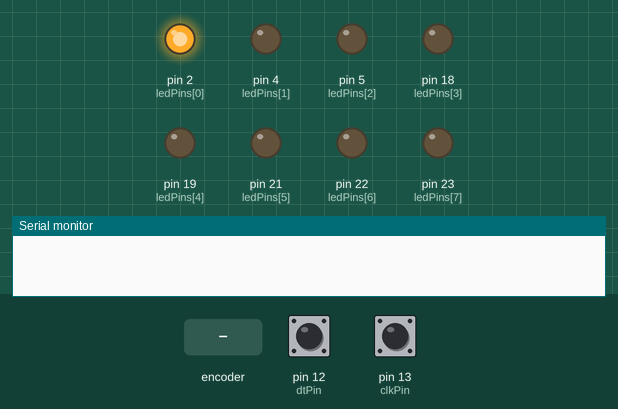
Recording of a sketch running on a simulated Arduino Mega 2560, built with avr-gcc and run on an emulated ATmega2560. On the bench: output pins drawn as LEDs (lit = HIGH), the last lines printed to the serial monitor. The test bench sets the inputs (shaded band); at power-on: pin 12 (dtPin) HIGH, pin 13 (clkPin) HIGH.

Above: at 1.2 s.
1.3 s: rotary encoder on pin 13 (clkPin) / pin 12 (dtPin) turned 3 steps (first pin leading)
At 2.6 s:
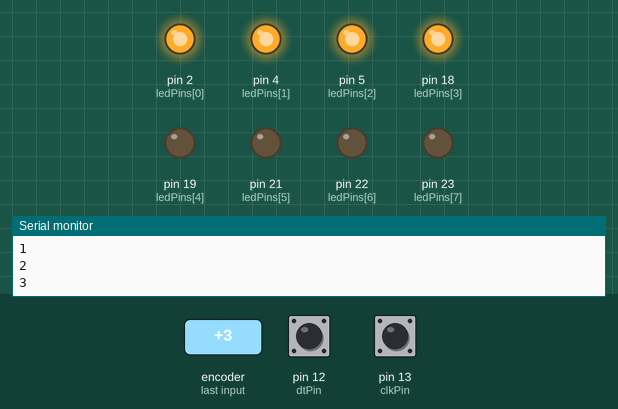
3.4 s: rotary encoder on pin 13 (clkPin) / pin 12 (dtPin) turned 1 step (first pin leading)
At 3.9 s:
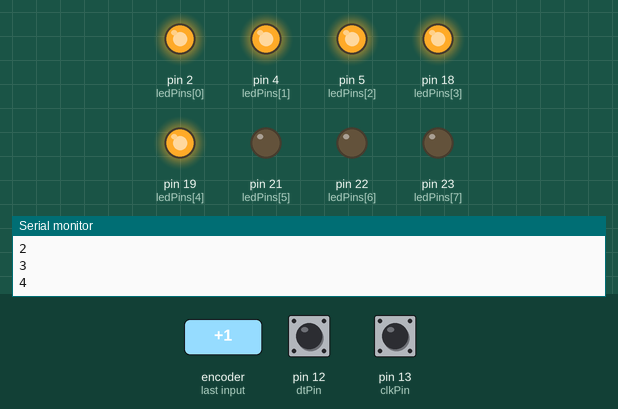
5.1 s: rotary encoder on pin 13 (clkPin) / pin 12 (dtPin) turned 1 step (first pin leading)
At 6.3 s:
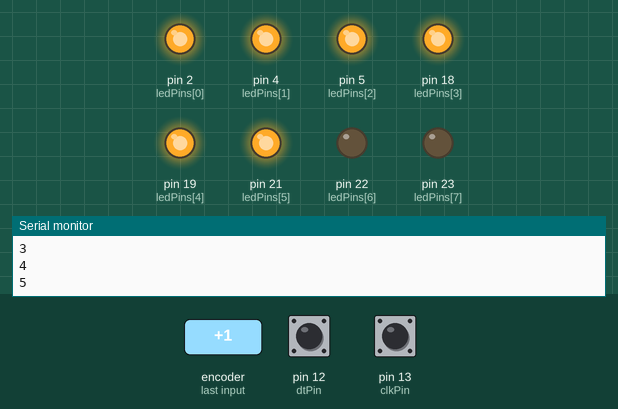
6.8 s: rotary encoder on pin 13 (clkPin) / pin 12 (dtPin) turned 1 step (first pin leading)
At 7.6 s:
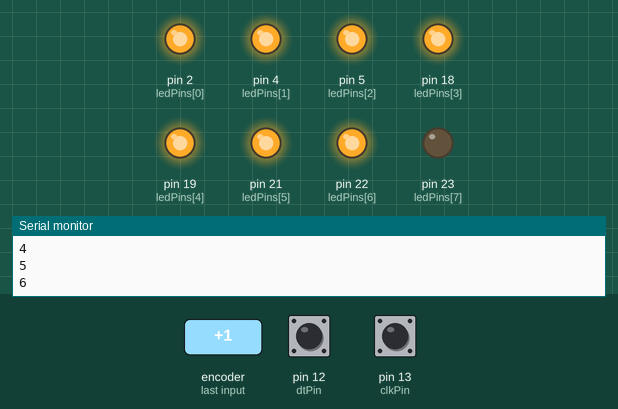
8.5 s: rotary encoder on pin 13 (clkPin) / pin 12 (dtPin) turned 1 step (first pin leading)
At 8.9 s:
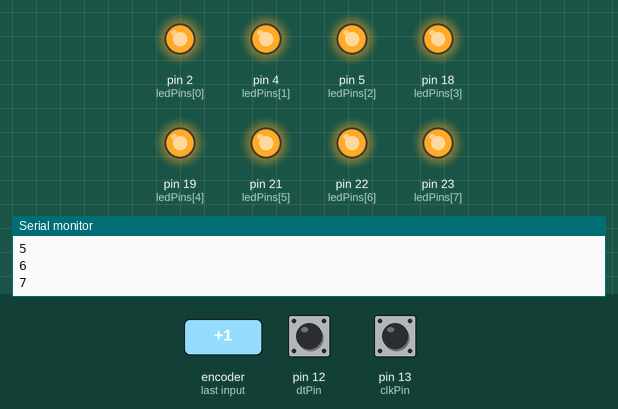
Timing chart, 0 to 11.2 s (numbered marks = the images above; inputs shaded):
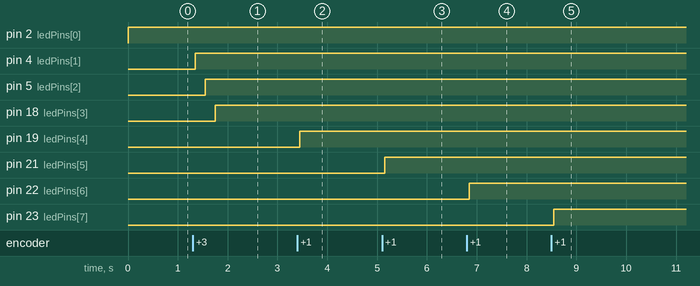

The sketch:

3U__1_.ino
```cpp
// const int clkPin = 13;
// const int dtPin  = 12;

// int ledPins[] = {2,4,5,18,19,21,22,23};

// int counter = 0;
// int lastCLK;

// unsigned long previousMillis = 0;
// bool blinkState = false;

// void setup()
// {
//   pinMode(clkPin, INPUT);
//   pinMode(dtPin, INPUT);

//   for(int i=0;i<8;i++)
//   {
//     pinMode(ledPins[i], OUTPUT);
//   }

//   Serial.begin(115200);

//   lastCLK = digitalRead(clkPin);
// }

// void loop()
// {
//   int currentCLK = digitalRead(clkPin);

//   // ตรวจการหมุน
//   if(currentCLK != lastCLK && currentCLK == 1)
//   {
//     if(digitalRead(dtPin) != currentCLK)
//       counter++;
//     else
//       counter--;

//     Serial.println(counter);
//   }

//   lastCLK = currentCLK;

//   // =========================
//   // แสดง LED
//   // =========================

//   if(counter >= 0 && counter <= 7)
//   {
//     for(int i=0;i<8;i++)
//     {
//       if(i <= counter)
//         digitalWrite(ledPins[i], HIGH);
//       else
//         digitalWrite(ledPins[i], LOW);
//     }
//   }
//   else
//   {
//     // กระพริบ 1Hz
//     unsigned long currentMillis = millis();

//     if(currentMillis - previousMillis >= 500)
//     {
//       previousMillis = currentMillis;

//       blinkState = !blinkState;

//       for(int i=0;i<8;i++)
//       {
//         digitalWrite(ledPins[i], blinkState);
//       }
//     }
//   }
// }

const int clkPin = 13, dtPin = 12;
const int ledPins[] = {2,4,5,18,19,21,22,23};

int counter = 0, lastCLK;
bool blinkState = false;

void setup() {
  pinMode(clkPin, INPUT);
  pinMode(dtPin, INPUT);
  for (int i = 0; i < 8; i++) pinMode(ledPins[i], OUTPUT);
  Serial.begin(115200);
  lastCLK = digitalRead(clkPin);
}

void setLEDs(bool state) {
  for (int i = 0; i < 8; i++) digitalWrite(ledPins[i], state);
}

void loop() {
  int currentCLK = digitalRead(clkPin);

  if (currentCLK != lastCLK && currentCLK == 1) {
    counter += (digitalRead(dtPin) != currentCLK) ? 1 : -1;
    Serial.println(counter);
  }
  lastCLK = currentCLK;

  if (counter >= 0 && counter <= 7) {
    for (int i = 0; i < 8; i++)
      digitalWrite(ledPins[i], i <= counter);
  } else {
    setLEDs(blinkState = !blinkState);
    delay(500);
  }
}
```

Measured:
- after the input at 1.3 s, pin 4 (ledPins[1]): LOW → HIGH after 0.05 s; pin 5 (ledPins[2]): LOW → HIGH after 0.25 s; pin 18 (ledPins[3]): LOW → HIGH after 0.45 s
- after the input at 3.4 s, pin 19 (ledPins[4]): LOW → HIGH after 0.05 s
- after the input at 5.1 s, pin 21 (ledPins[5]): LOW → HIGH after 0.05 s
- after the input at 6.8 s, pin 22 (ledPins[6]): LOW → HIGH after 0.05 s
- after the input at 8.5 s, pin 23 (ledPins[7]): LOW → HIGH after 0.05 s
